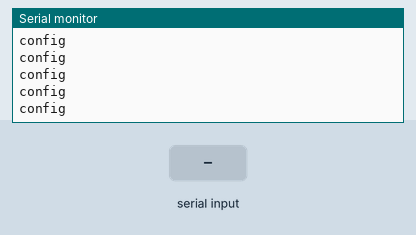
Simulated run of this sketch. Board: Arduino Uno, built with avr-gcc and run on an emulated ATmega328P. On the bench: the last lines printed to the serial monitor. The test bench sets the inputs (shaded band). At 5.4 s the program stops and its outputs stay as they are.

Above: at 0.8 s.
0.9 s: "OK\n" received over the second serial link
2.4 s: "Select Mode\n" received over the second serial link
At 2.41 s:
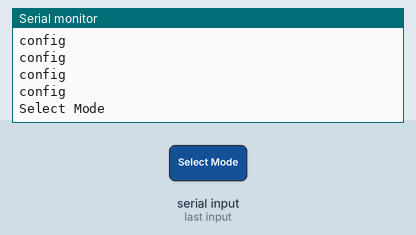
3.9 s: "1\n" received over the second serial link
5.4 s: "Select Mode\n" received over the second serial link
At 6.6 s:
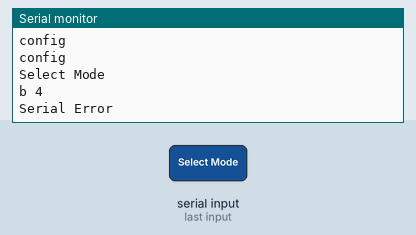

The sketch:

LM35_LoRa_SS_250412.ino
```cpp
/*
  Arduino UNO + ES920LR3
  TX LM35 data

*/

#include "LoRa.h"

int sensorPin = A0;

void setup(){
  if (LoRaInit() < 0){
    Serial.println("Serial Error");
    while (1);
  }
}

void loop(){
   int sensorValue = analogRead(sensorPin);
   float temp = (float)(sensorValue) * 5 * 100 / 1024;
   LoRaCommand("MC"+String(temp));
   delay(5000);
}
```

LoRa.cpp
```cpp
//
//  920MHz LoRa/FSK RF module ES920LR3
//  via Software Serial
//
//  MaiaR create
//

#include "LoRa.h"

int resetPin = 9; // PB1

#include <SoftwareSerial.h>
SoftwareSerial SwSerial(2, 3); // RX, TX


void LoRaReset(){
  pinMode(resetPin, OUTPUT); // NRST "L"
  digitalWrite(resetPin, LOW);
  delay(10);
  pinMode(resetPin, INPUT);  // NRST open
}


void LoRaConfigMode(){
  Serial.begin(115200);
  SwSerial.begin(115200);
  SwSerial.setTimeout(20);
  while(1){
    LoRaReset();
    String rx = SwSerial.readString();
    Serial.println(rx);
    if (rx.indexOf("Select Mode") >= 0) break;
    LoRaCommand("config");
  }
}

int LoRaCommand(String s){
  SwSerial.print(s + "\r\n");
  SwSerial.flush();
  Serial.println(s);
  String rx = SwSerial.readStringUntil('\n');
  Serial.println(rx);
  return (rx.indexOf("OK"));
}

int LoRaInit(){
  LoRaConfigMode();
  SwSerial.print("2\r\n");   // processor mode
  delay(1);
  SwSerial.print("r 4\r\n"); // baudrate 57600
  delay(2);
  SwSerial.begin(57600);
  if (LoRaCommand("b 4"   ) < 0) return(-1); // band width
  if (LoRaCommand("c 12"  ) < 0) return(-1); // spread factor
  if (LoRaCommand("d 3"   ) < 0) return(-1); // channel
  if (LoRaCommand("e 2345") < 0) return(-1); // PAN ID
  if (LoRaCommand("f 0"   ) < 0) return(-1); // own ID
  if (LoRaCommand("g ffff") < 0) return(-1); // broadcast
  if (LoRaCommand("p 1"   ) < 0) return(-1); // RSSI on
  if (LoRaCommand("z"     ) < 0) return(-1); // start
  return(0);
}
```

LoRa.h
```cpp
//
//  920MHz LoRa/FSK RF module ES920LR3
//
//  MaiaR create
//

#ifndef LoRa_h
#define LoRa_h

#include "Arduino.h"

int LoRaInit();
int LoRaCommand(String s);
String LoRaRead();

#endif
```

Measured:
- after the input at 2.4 s, the serial monitor: prints a new line at once (image 1)
- after the input at 5.4 s, the serial monitor: prints a new line at once (image 2)
